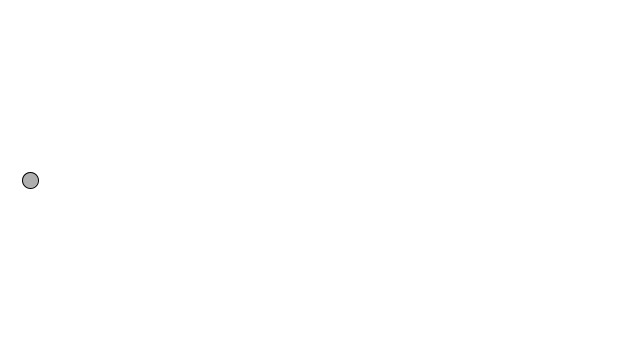
Frame 1 (no input)
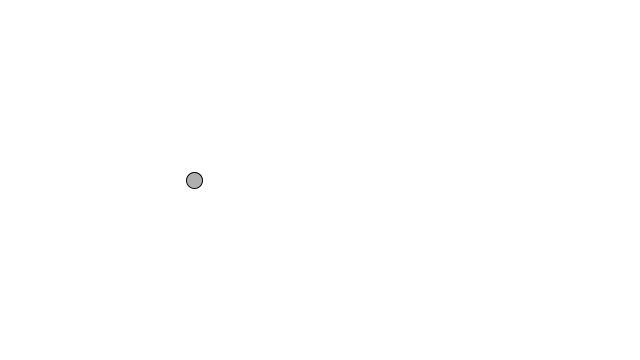
Frame 60 (the mouse pressed at the canvas centre just before this capture)
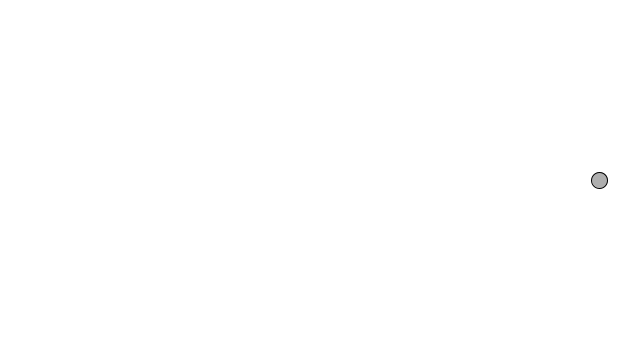
Frame 120 (the mouse held since frame 60 and released just before this capture)

The Processing sketch that drew these frames (run headless with seeded random() and noise(); from frame 60 on, the mouse is pressed at the canvas centre):

// Processing sketch: ex1
// ── ex1.pde
class Mover {
  PVector location;
  PVector velocity;
  PVector acceleration;
  float mass;
 
  Mover() {
    mass = 1;
    location = new PVector(30,height/2);
    velocity = new PVector(0,0);
    acceleration = new PVector(0,0);
  }
 
  void applyForce(PVector force) {
    PVector f = PVector.div(force,mass);
    acceleration.add(f);
  }
 
  void update() {
    velocity.add(acceleration);
    location.add(velocity);
    if ((location.x < 0 && velocity.x < 0) || (location.x > width && velocity.x > 0)) {
      velocity.x *= -1;
    }
    if ((location.y < 0 && velocity.y < 0) || (location.y > height && velocity.y > 0)) {
      velocity.y *= -1;
    }
    acceleration.mult(0);
  }
 
  void display() {
    stroke(0);
    fill(175);
    ellipse(location.x,location.y,mass*16,mass*16);
  }
 
  void checkEdges() {
    if (location.x > width) {
      location.x = width;
      velocity.x *= -1;
    } else if (location.x < 0) {
      velocity.x *= -1;
      location.x = 0;
    }
 
    if (location.y > height) {
      velocity.y *= -1;
      location.y = height;
    }
  }
}
  
Mover m;
PVector wind = new PVector(0.1,0);
PVector gravity = new PVector(-0.01,0);
void setup() {
  size(640,360);
  m = new Mover();
  background(255);
}

void draw() {
  m.applyForce(wind);
  m.applyForce(gravity);
  m.update();
  background(255);
  m.display();
}
